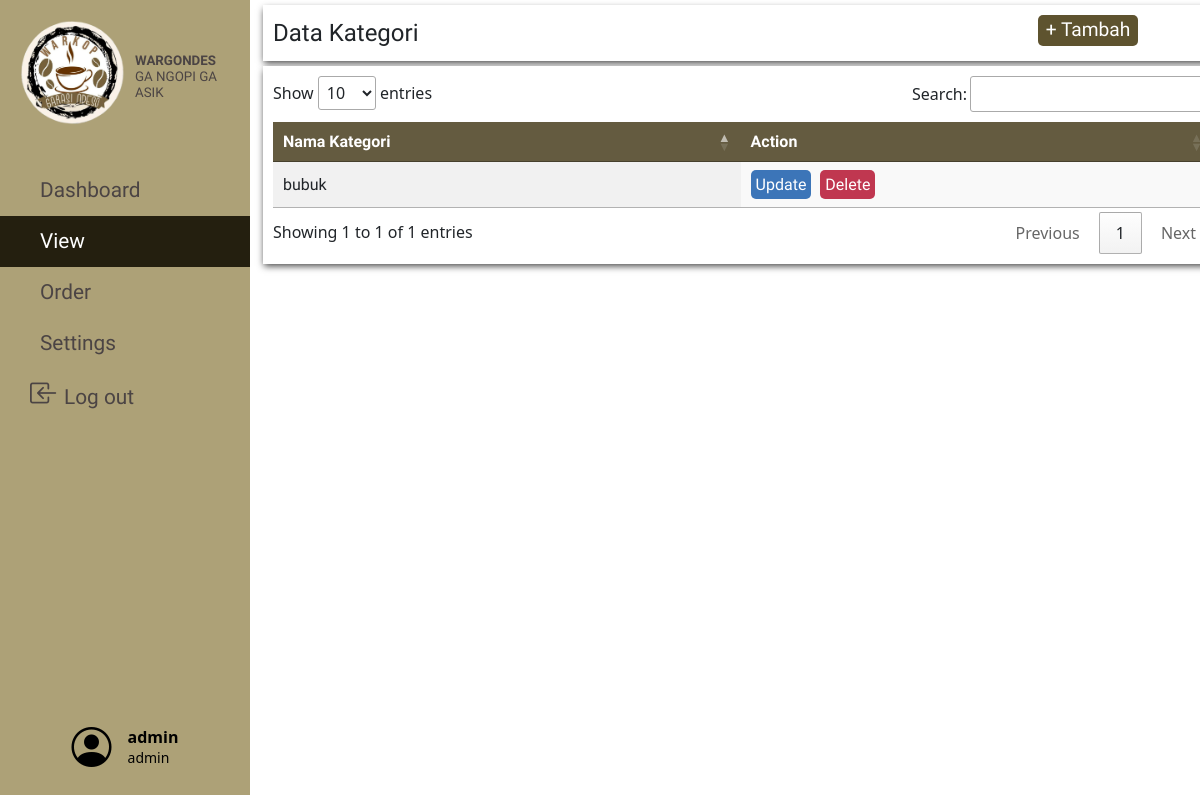
/php/viewKategoriPage.php (signed in), run on an earlier commit of the app's database.
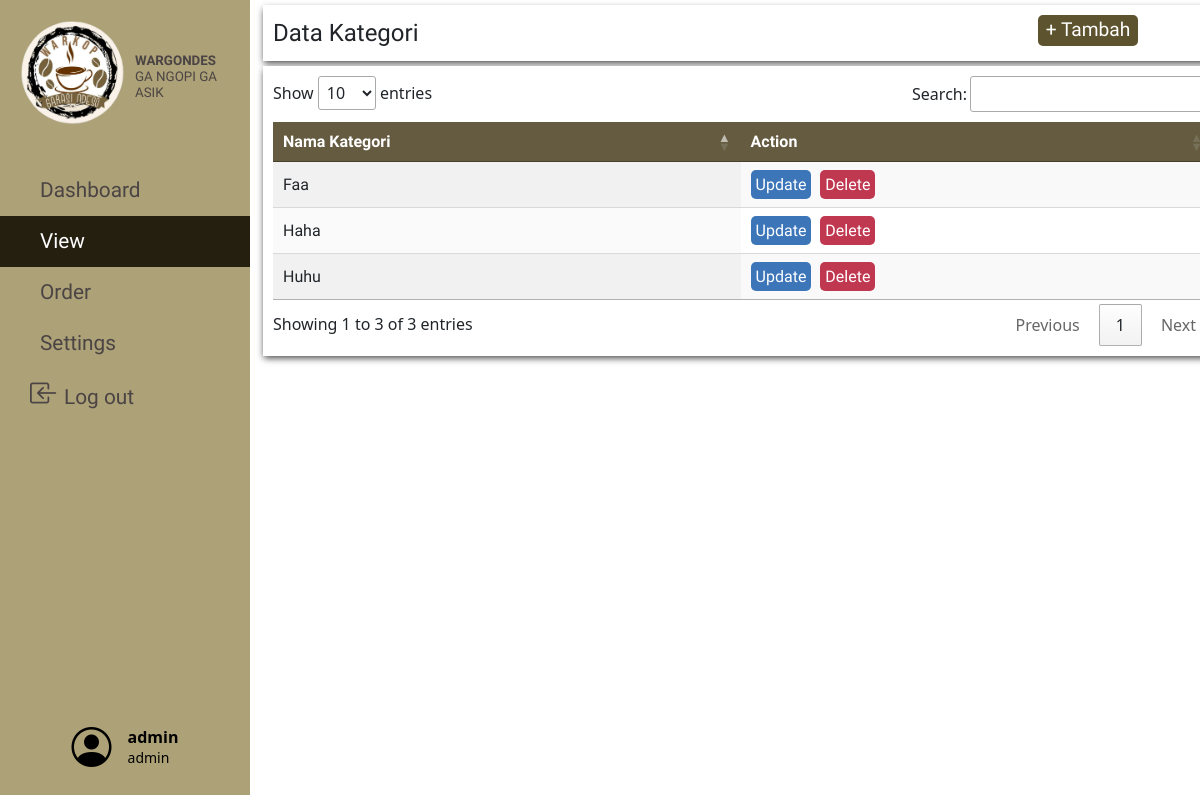
And on a later commit of the database.
### tables this page shows
CREATE TABLE `kategori` (
  `id_kategori` int(11) NOT NULL,
  `nama_kategori` text NOT NULL
);

### php/viewKategoriPage.php (the view, shortened to what this page needs)
<html>
	<?php $page = 'viewPage'; include('../include/header.php');?>
	<?php include('../include/navbar.php');?>
	<?php include('../database/db.php');?>
	<body style="background:url('https://img.freepik.com/free-photo/right-corner-coffee-beans-with-copy-space_23-2148255026.jpg?w=826&t=st=1690722306~exp=1690722906~hmac=857df898b9099e272b7c4738dd9a2e88d4b1ef4aa3c55a6ebd3c8b798e20c916');background-repeat:no-repeat;
background-position: center center;background-size: cover;">
		<div class="label productList">Data Kategori
			<button id="myBtn" style="width:100px;">+ Tambah</button>
		</div>
		<table id="product_list" class="display">
			<thead>
				<tr>
					<th>Nama Kategori</th>
					<th>Action</th>
				</tr>
			</thead>
				<tbody>
					<?php
						$sql = "SELECT * FROM kategori";
						$result = $conn->query($sql);
					?>
					<?php if ($result->num_rows > 0): ?>
						<?php while($row = $result->fetch_assoc()): ?>
							<tr>
								<td><?php echo $row["nama_kategori"]; ?></td>
								<td><button class="action update"
								data-id-kategori="<?php echo $row["id_kategori"];?>"
								data-nama-kategori="<?php echo $row["nama_kategori"]; ?>"
								>Update</button>
								<a onclick="return alert('Product Deleted');" href="../actions/kategori_delete.php?kat=<?php echo $row["id_kategori"];?>" class="action delete">Delete</td>
							</tr>
						<?php endwhile; ?>
					<?php endif; ?>
				</tbody>
		</table>
	</body>
</html>

What changed in the data, as far as the page shows it:
removed kategori: nama_kategori "bubuk"
added kategori: nama_kategori "Faa"
added kategori: nama_kategori "Huhu"
added kategori: nama_kategori "Haha"
Also different on the page:
text written by a page script: "Show entries Search: Showing 1 to 1 of 1 entries Previous 1 Next" → "Show entries Search: Showing 1 to 3 of 3 entries Previous 1 Next"
